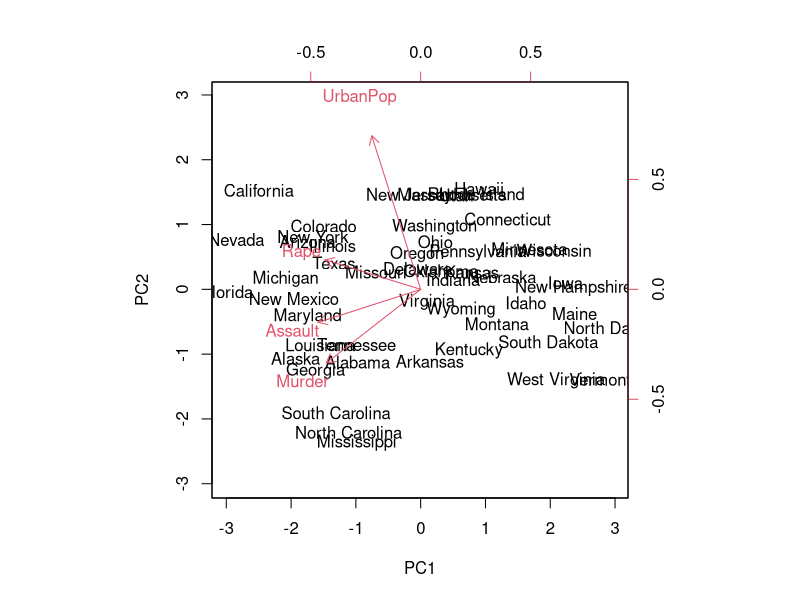
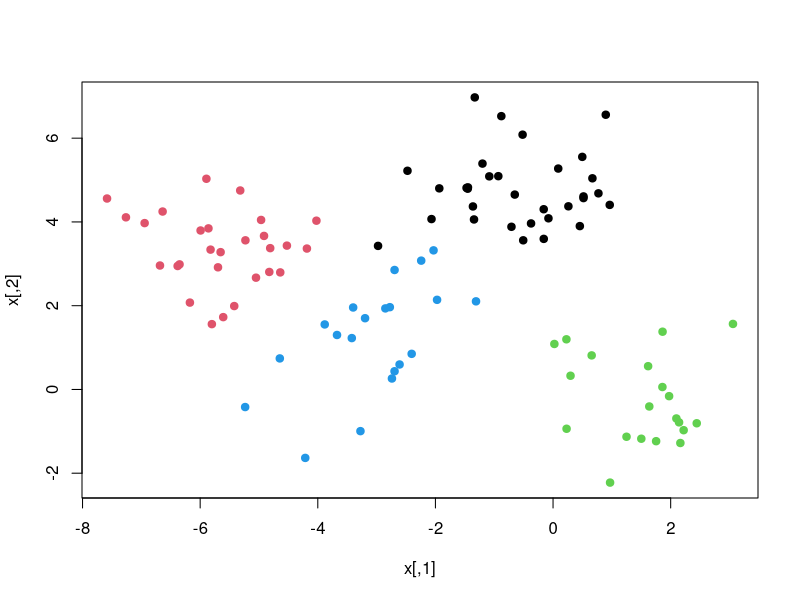
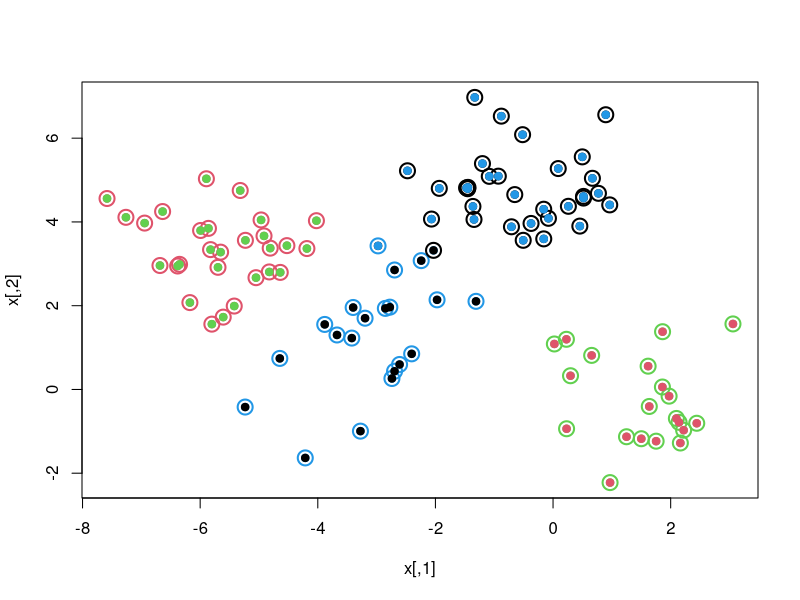

The R source for these figures, in order:
## ---- chunk 1
dimnames(USArrests)
apply(USArrests,2,mean)
apply(USArrests,2, var)
## ---- chunk 2
pca.out=prcomp(USArrests, scale=TRUE)
pca.out
names(pca.out)
biplot(pca.out, scale=0)
## ---- chunk 3
set.seed(101)
x=matrix(rnorm(100*2),100,2)
xmean=matrix(rnorm(8,sd=4),4,2)
which=sample(1:4,100,replace=TRUE)
x=x+xmean[which,]
plot(x,col=which,pch=19)
## ---- chunk 4
km.out=kmeans(x,4,nstart=15)
km.out
plot(x,col=km.out$cluster,cex=2,pch=1,lwd=2)
points(x,col=which,pch=19)
points(x,col=c(4,3,2,1)[which],pch=19)
